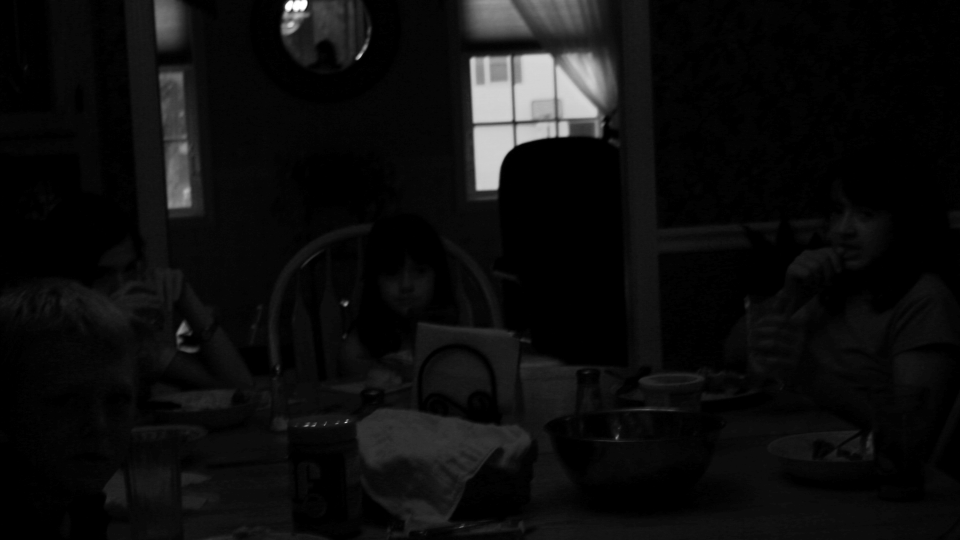
#> input picture vize/goruntu3.png, 1920 x 1080 px (shown at 1/2 size)
$ jupyter execute vize_odev_224327024.ipynb
#> lines starting #> are read from the running program, lines starting #| are printed output that depends on the picture
[cell 1]
import numpy as np
import cv2
from matplotlib import pyplot as plt
import math

[cell 2]
# 1. Görüntüyü yükleme histogramını çizdirme
img = cv2.imread('goruntu3.png', 0)
#> img is the input picture: shape (1080, 1920); min 0, max 255, mean 13.6
plt.figure(figsize = (15,10))
plt.subplots_adjust(hspace=1)
plt.subplot(721),plt.imshow(img,cmap='gray'),plt.title('Original Image')
plt.subplot(722).hist(img.flatten(),256,[0,256]),plt.title('Original Histogram')
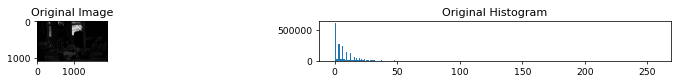
#> figure drawn by matplotlib, 2 panels; panel 2: tallest bar 603667 high, from x = 0 to 1

[cell 3]
# 2. Histogram eşitleme uygulama, histogram eşitleme sonrası görüntüyü ve histogramını çizdirme
equ_img = cv2.equalizeHist(img)
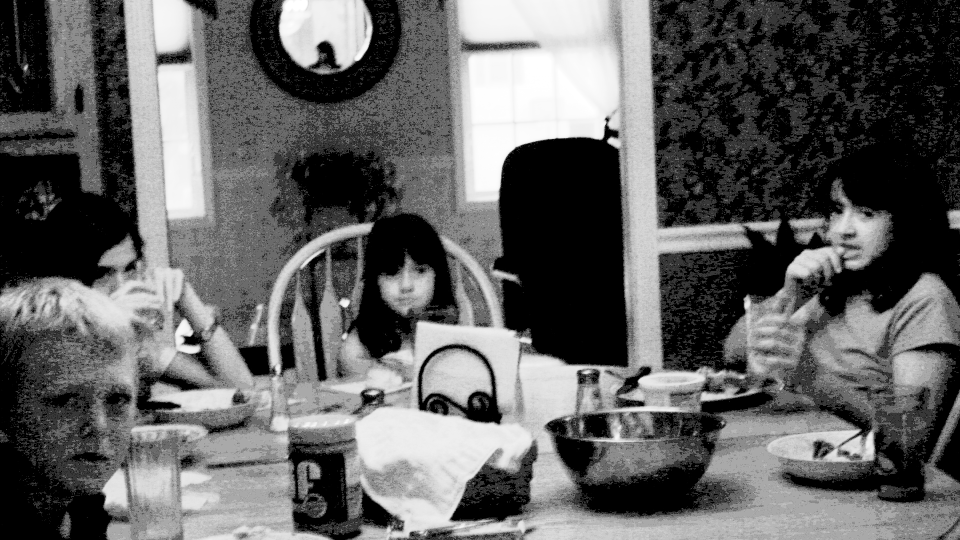
#> equ_img: shape (1080, 1920) (shown at 1/2 size); min 0, max 255, mean 97.9
plt.subplot(723),plt.imshow(equ_img, cmap='gray'),plt.title('Equalized Image')
plt.subplot(724).hist(equ_img.flatten(), 256, [0, 256]),plt.title('Equalized Histogram')
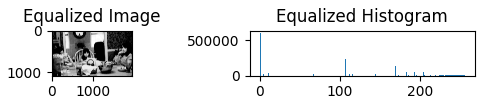
#> figure drawn by matplotlib, 2 panels; panel 2: tallest bar 603667 high, from x = 0 to 1

[cell 4]
# 3. Görüntüye bicubic interpolasyon ile iki kat büyütme, görüntüyü ve histogramını çizdirme
resized_img = cv2.resize(equ_img, None, fx=2, fy=2, interpolation=cv2.INTER_CUBIC)
plt.subplot(725),plt.imshow(resized_img, cmap='gray'),plt.title('Resized Equalized Image (x2)')
plt.subplot(726).hist(resized_img.flatten(), 256, [0, 256]),plt.title('Resized Histogram')
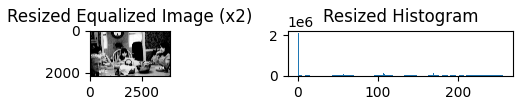
#> figure drawn by matplotlib, 2 panels; panel 2: tallest bar 2124274 high, from x = 0 to 1

[cell 5]
# 4. Görüntüye unsharp masking ve highboost filtering uygulama, görüntüyü ve histogramını çizdirme
gauss = cv2.GaussianBlur(resized_img, (7, 7), 0)
# Apply Unsharp masking
unsharp_img = cv2.addWeighted(resized_img, 2, gauss, -1, 0)
highboost_img = cv2.addWeighted(resized_img,1, unsharp_img, 2 ,0)
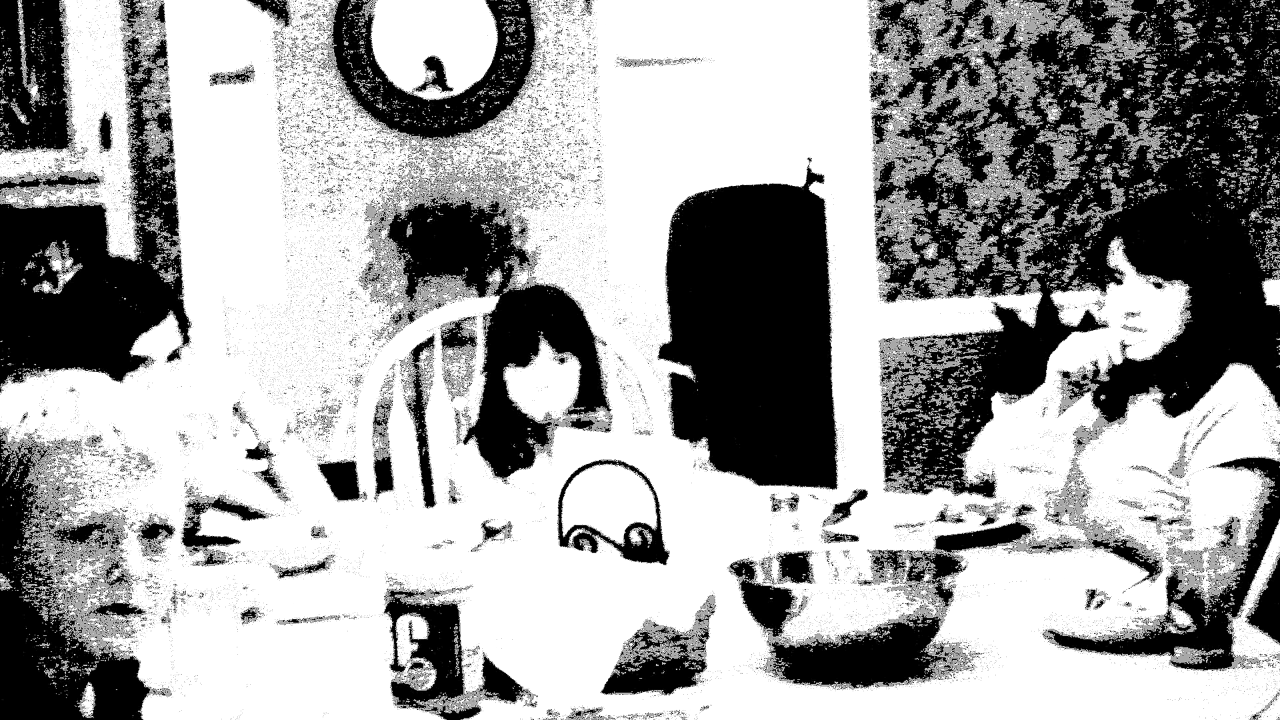
#> highboost_img: shape (2160, 3840) (shown at 1/3 size); min 0, max 255, mean 161.8
plt.subplot(727),plt.imshow(highboost_img, cmap='gray'),plt.title('Highboost Image')
plt.subplot(728).hist(highboost_img.flatten(), 256, [0, 256]),plt.title('Highboost Histogram')
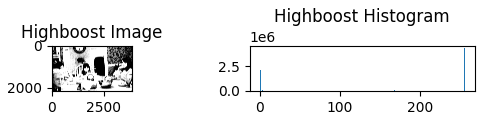
#> figure drawn by matplotlib, 2 panels; panel 2: tallest bar 4343046 high, from x = 255 to 256

[cell 6]
# 5. Highboost sonucunun dft2 sini alma dft2 yi shift etme, görüntüyü ve genlik spektrumunu çizdirme.
size = highboost_img.shape
#> size = (2160, 3840)
row = size[0]
#> row = 2160
col = size[1]
#> col = 3840
I = cv2.dft(np.float32(highboost_img), flags=cv2.DFT_COMPLEX_OUTPUT)
I_shift = np.fft.fftshift(I)
magnitude_spectrum = 20*np.log(cv2.magnitude(I_shift[:,:,0],I_shift[:,:,1]))
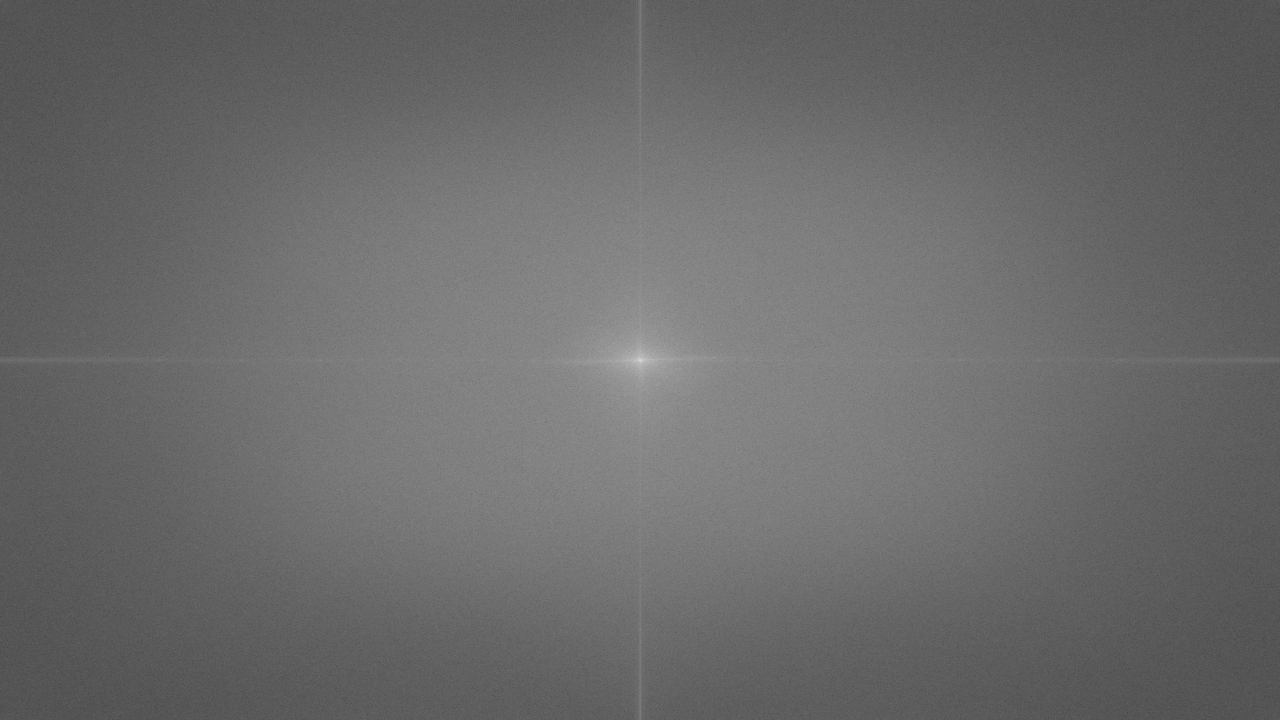
#> magnitude_spectrum: shape (2160, 3840) float32 (shown at 1/3 size); min 52.39, max 420.4, mean 207; drawn with min black and max white

plt.subplot(729),plt.imshow(highboost_img, cmap='gray'),plt.title('Highboost Image')
plt.subplot(7,2,10),plt.imshow(magnitude_spectrum, cmap='gray'),plt.title('Highboost Magnitude Spectrum')

[cell 7]
# 6. Görüntüye yarı çapı 200 olan gauss alçak geçiren filtre uygulama gauss filtresini çizdirme
D0 = 200
#Gaussian LPF
H = [[math.exp(-((i-col/2)**2+(j-row/2)**2)/(2*D0**2)) for i in range(col)] for j in range(row)]
plt.subplot(7,2,11),plt.imshow(H, cmap='gray'),plt.title('Gaussian Mask')
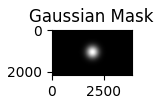
#> figure drawn by matplotlib, 1 panel

[cell 8]
# 7. Görüntünün ters dft2 sini alıp görüntünün son halini çizdirme
If = np.zeros((row,col,2))
If[:,:,0]= I_shift[:,:,0]*H
If[:,:,1]= I_shift[:,:,1]*H
f_ishift = np.fft.ifftshift(If)
img_back = cv2.idft(f_ishift)
plt.subplot(7,2,12),plt.imshow(img_back[:,:,0], cmap='gray'),plt.title('Gaussian Filtered Image')

plt.show()
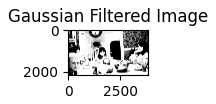
#> figure drawn by matplotlib, 1 panel
